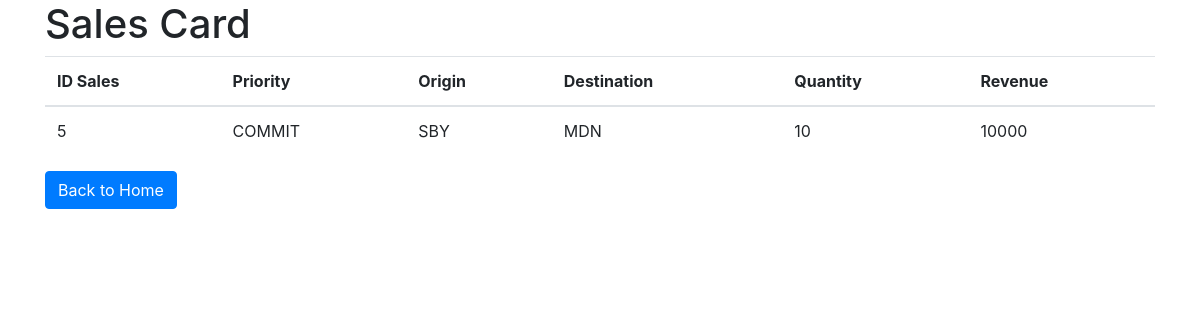
The app's page /viewSalesCard.php, older data.
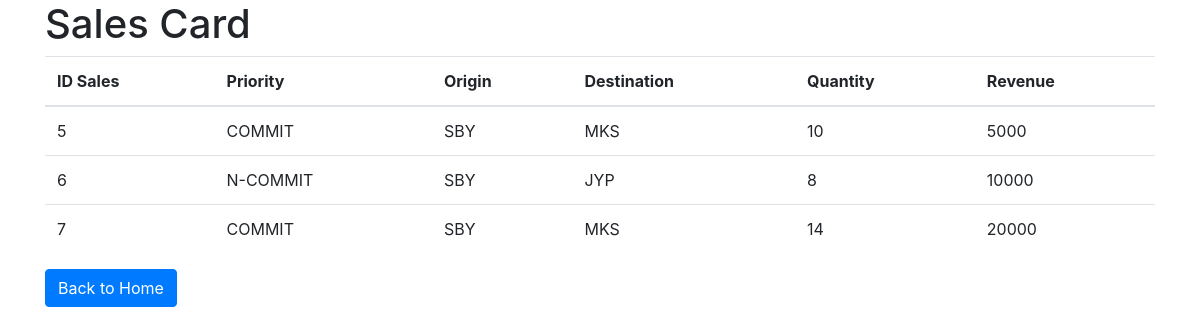
The same page, newer data.
### tables this page shows
CREATE TABLE `sales` (
  `id_sales` int(255) NOT NULL,
  `priority` text NOT NULL,
  `origin` text NOT NULL,
  `destination` text NOT NULL,
  `quantity` int(11) NOT NULL,
  `revenue` int(11) NOT NULL
);

### viewSalesCard.php (the view, shortened to what this page needs)
<!DOCTYPE html>
<html>
<head>
    <link href="https://maxcdn.bootstrapcdn.com/bootstrap/4.5.2/css/bootstrap.min.css" rel="stylesheet">
</head>
<body>
    <div class="container">
        <h1>Sales Card</h1>
        <?php
            require 'connect.php';
            $sql = "SELECT * FROM sales";
            $result= mysqli_query($con,$sql);
        if ($result->num_rows > 0) {
            echo '<table class="table">';
            echo '<thead><tr><th>ID Sales</th><th>Priority</th><th>Origin</th><th>Destination</th><th>Quantity</th><th>Revenue</th></tr></thead>';
            echo '<tbody>';
            while ($row = $result->fetch_assoc()) {
                echo '<tr>';
                echo '<td>' . $row['id_sales'] . '</td>';
                echo '<td>' . $row['priority'] . '</td>';
                echo '<td>' . $row['origin'] . '</td>';
                echo '<td>' . $row['destination'] . '</td>';
                echo '<td>' . $row['quantity'] . '</td>';
                echo '<td>' . $row['revenue'] . '</td>';
                echo '</tr>';
            }
            echo '</tbody>';
            echo '</table>';
        } else {
            echo 'No data found in the database.';
        }
        ?>
        <form action="homeAdmin.php">
            <button class="btn btn-primary">Back to Home</button>
        </form>
    </div>
</body>
</html>

Row changes from the older to the newer data that the page shows:
changed sales id 5: destination "MDN" → "MKS"; revenue "10000" → "5000"
added sales: id_sales "6", priority "N-COMMIT", origin "SBY", destination "JYP", quantity "8", revenue "10000"
added sales: id_sales "7", priority "COMMIT", origin "SBY", destination "MKS", quantity "14", revenue "20000"
